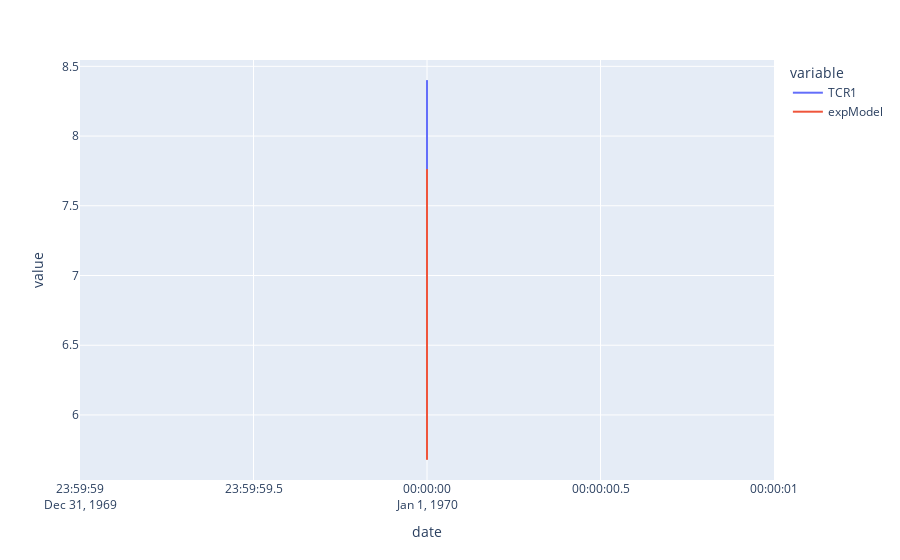

The cell this chart's notebook holds for it:
### Code cell
# TODO: LA GRAFICA FUNCIONA PERO NO SE DEBE MOSTRAR ASI
def expModel(x, m, t, b):
    return m * np.exp(-t * x) + b

# data.head()
paramsExpModel, cv = curve_fit(expModel, data.index, data['TCR1'], (2000, .01, 1))

data['expModel'] = expModel(data.index, *paramsExpModel)

chart1 = px.line(data, x='date', y=['TCR1', 'expModel'])
chart1.show()

### Figure 1 — Plotly figure (JSON) as saved in the notebook; plotly's stock layout.template omitted (floating-point values rounded to 4 significant figures; data arrays with more than 128 entries replaced by an {"elided": "..."} marker saying what was removed)
{"data": [{"hovertemplate": "variable=TCR1<br>date=%{x}<br>value=%{y}<extra></extra>", "legendgroup": "TCR1", "line": {"color": "#636efa", "dash": "solid"}, "marker": {"symbol": "circle"}, "mode": "lines", "name": "TCR1", "showlegend": true, "type": "scattergl", "x": {"elided": "8397 str values"}, "xaxis": "x", "y": {"elided": "8397 float values"}, "yaxis": "y"}, {"hovertemplate": "variable=expModel<br>date=%{x}<br>value=%{y}<extra></extra>", "legendgroup": "expModel", "line": {"color": "#EF553B", "dash": "solid"}, "marker": {"symbol": "circle"}, "mode": "lines", "name": "expModel", "showlegend": true, "type": "scattergl", "x": {"elided": "8397 str values"}, "xaxis": "x", "y": {"elided": "8397 float values"}, "yaxis": "y"}], "layout": {"legend": {"title": {"text": "variable"}, "tracegroupgap": 0}, "margin": {"t": 60}, "xaxis": {"anchor": "y", "domain": [0, 1], "title": {"text": "date"}}, "yaxis": {"anchor": "x", "domain": [0, 1], "title": {"text": "value"}}}}
